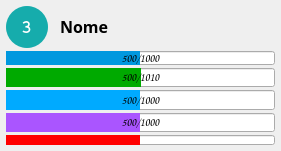
       <widget class="QWidget" name="widgetCharInfo" native="true">
        <property name="geometry">
         <rect>
          <x>810</x>
          <y>170</y>
          <width>281</width>
          <height>151</height>
         </rect>
        </property>
        <property name="styleSheet">
         <string notr="true"/>
        </property>
        <layout class="QGridLayout" name="gridLayout_7">
         <property name="leftMargin">
          <number>6</number>
         </property>
         <property name="topMargin">
          <number>6</number>
         </property>
         <property name="rightMargin">
          <number>6</number>
         </property>
         <property name="bottomMargin">
          <number>6</number>
         </property>
         <property name="horizontalSpacing">
          <number>1</number>
         </property>
         <property name="verticalSpacing">
          <number>3</number>
         </property>
         <item row="0" column="1">
          <spacer name="horizontalSpacer_2">
           <property name="orientation">
            <enum>Qt::Horizontal</enum>
           </property>
           <property name="sizeType">
            <enum>QSizePolicy::Fixed</enum>
           </property>
           <property name="sizeHint" stdset="0">
            <size>
             <width>10</width>
             <height>20</height>
            </size>
           </property>
          </spacer>
         </item>
         <item row="0" column="2">
          <widget class="QLabel" name="labelChName">
           <property name="sizePolicy">
            <sizepolicy hsizetype="Fixed" vsizetype="Fixed">
             <horstretch>0</horstretch>
             <verstretch>0</verstretch>
            </sizepolicy>
           </property>
           <property name="font">
            <font>
             <family>Cooper Black</family>
             <pointsize>12</pointsize>
             <weight>75</weight>
             <bold>true</bold>
            </font>
           </property>
           <property name="text">
            <string>Nome</string>
           </property>
          </widget>
         </item>
         <item row="3" column="0" colspan="4">
          <widget class="QProgressBar" name="progressBarManaPoints">
           <property name="sizePolicy">
            <sizepolicy hsizetype="Expanding" vsizetype="Expanding">
             <horstretch>0</horstretch>
             <verstretch>0</verstretch>
            </sizepolicy>
           </property>
           <property name="font">
            <font>
             <family>Comic Sans MS</family>
             <pointsize>8</pointsize>
             <weight>75</weight>
             <bold>true</bold>
            </font>
           </property>
           <property name="styleSheet">
            <string notr="true">QProgressBar::chunk
{
background-color: rgb(0, 170, 255);
}</string>
           </property>
           <property name="maximum">
            <number>1000</number>
           </property>
           <property name="value">
            <number>500</number>
           </property>
           <property name="alignment">
            <set>Qt::AlignCenter</set>
           </property>
           <property name="textVisible">
            <bool>true</bool>
           </property>
           <property name="textDirection">
            <enum>QProgressBar::TopToBottom</enum>
           </property>
           <property name="format">
            <string>%v/%m</string>
           </property>
          </widget>
         </item>
         <item row="2" column="0" colspan="4">
          <widget class="QProgressBar" name="progressBarHitPoints">
           <property name="sizePolicy">
            <sizepolicy hsizetype="Expanding" vsizetype="Expanding">
             <horstretch>0</horstretch>
             <verstretch>0</verstretch>
            </sizepolicy>
           </property>
           <property name="font">
            <font>
             <family>Comic Sans MS</family>
             <pointsize>8</pointsize>
             <weight>75</weight>
             <bold>true</bold>
            </font>
           </property>
           <property name="styleSheet">
            <string notr="true">QProgressBar::chunk
{
background-color: rgb(0, 170, 0);
}</string>
           </property>
           <property name="minimum">
            <number>-10</number>
           </property>
           <property name="maximum">
            <number>1000</number>
           </property>
           <property name="value">
            <number>500</number>
           </property>
           <property name="alignment">
            <set>Qt::AlignCenter</set>
           </property>
           <property name="textVisible">
            <bool>true</bool>
           </property>
           <property name="invertedAppearance">
            <bool>false</bool>
           </property>
           <property name="textDirection">
            <enum>QProgressBar::TopToBottom</enum>
           </property>
           <property name="format">
            <string>%v/%m</string>
           </property>
          </widget>
         </item>
         <item row="4" column="0" colspan="4">
          <widget class="QProgressBar" name="progressBarActionPoints">
           <property name="sizePolicy">
            <sizepolicy hsizetype="Expanding" vsizetype="Expanding">
             <horstretch>0</horstretch>
             <verstretch>0</verstretch>
            </sizepolicy>
           </property>
           <property name="font">
            <font>
             <family>Comic Sans MS</family>
             <pointsize>8</pointsize>
             <weight>75</weight>
             <bold>true</bold>
            </font>
           </property>
           <property name="styleSheet">
            <string notr="true">QProgressBar::chunk
{
background-color: rgb(170, 85, 255);
}</string>
           </property>
           <property name="maximum">
            <number>1000</number>
           </property>
           <property name="value">
            <number>500</number>
           </property>
           <property name="alignment">
            <set>Qt::AlignCenter</set>
           </property>
           <property name="textVisible">
            <bool>true</bool>
           </property>
           <property name="textDirection">
            <enum>QProgressBar::TopToBottom</enum>
           </property>
           <property name="format">
            <string>%v/%m</string>
           </property>
          </widget>
         </item>
         <item row="0" column="0">
          <widget class="QLabel" name="labelChLevel">
           <property name="sizePolicy">
            <sizepolicy hsizetype="Fixed" vsizetype="Fixed">
             <horstretch>0</horstretch>
             <verstretch>0</verstretch>
            </sizepolicy>
           </property>
           <property name="minimumSize">
            <size>
             <width>42</width>
             <height>42</height>
            </size>
           </property>
           <property name="maximumSize">
            <size>
             <width>42</width>
             <height>42</height>
            </size>
           </property>
           <property name="font">
            <font>
             <family>Courier</family>
             <pointsize>14</pointsize>
             <weight>75</weight>
             <bold>true</bold>
             <underline>false</underline>
            </font>
           </property>
           <property name="styleSheet">
            <string notr="true">color: rgb(255, 255, 255);
background-color: rgb(22, 172, 172);
border-radius: 21;</string>
           </property>
           <property name="text">
            <string>3</string>
           </property>
           <property name="scaledContents">
            <bool>false</bool>
           </property>
           <property name="alignment">
            <set>Qt::AlignCenter</set>
           </property>
           <property name="indent">
            <number>0</number>
           </property>
          </widget>
         </item>
         <item row="5" column="0" colspan="4">
          <widget class="QProgressBar" name="progressBarLag">
           <property name="maximumSize">
            <size>
             <width>16777215</width>
             <height>10</height>
            </size>
           </property>
           <property name="font">
            <font>
             <family>Cooper Black</family>
             <pointsize>10</pointsize>
             <weight>75</weight>
             <bold>true</bold>
            </font>
           </property>
           <property name="styleSheet">
            <string notr="true">QProgressBar::chunk
{
background-color: rgb(255, 0, 0);
}</string>
           </property>
           <property name="maximum">
            <number>1000</number>
           </property>
           <property name="value">
            <number>500</number>
           </property>
           <property name="alignment">
            <set>Qt::AlignCenter</set>
           </property>
           <property name="textVisible">
            <bool>false</bool>
           </property>
           <property name="textDirection">
            <enum>QProgressBar::TopToBottom</enum>
           </property>
           <property name="format">
            <string>%v/%m</string>
           </property>
          </widget>
         </item>
         <item row="1" column="0" colspan="4">
          <widget class="QProgressBar" name="progressBarChClassExp">
           <property name="sizePolicy">
            <sizepolicy hsizetype="Expanding" vsizetype="Fixed">
             <horstretch>0</horstretch>
             <verstretch>0</verstretch>
            </sizepolicy>
           </property>
           <property name="maximumSize">
            <size>
             <width>16777215</width>
             <height>14</height>
            </size>
           </property>
           <property name="font">
            <font>
             <family>Comic Sans MS</family>
             <pointsize>8</pointsize>
             <weight>75</weight>
             <bold>true</bold>
            </font>
           </property>
           <property name="styleSheet">
            <string notr="true">QProgressBar::chunk
{
   background-color: rgb(0, 152, 223);
}</string>
           </property>
           <property name="maximum">
            <number>1000</number>
           </property>
           <property name="value">
            <number>500</number>
           </property>
           <property name="alignment">
            <set>Qt::AlignCenter</set>
           </property>
           <property name="textVisible">
            <bool>true</bool>
           </property>
           <property name="invertedAppearance">
            <bool>false</bool>
           </property>
           <property name="textDirection">
            <enum>QProgressBar::TopToBottom</enum>
           </property>
           <property name="format">
            <string>%v/%m</string>
           </property>
          </widget>
         </item>
        </layout>
       </widget>
